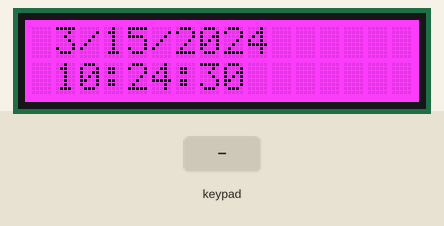
A sketch run on a simulated Arduino Leonardo, built with avr-gcc and run on an emulated ATmega32U4. On the bench: 16×2 character LCD. The test bench sets the inputs (shaded band). The local clock reads 2024-03-15 10:24:30 at power-on unless the sketch sets it; what the sketch prints to the serial monitor is not drawn.

Above: at 1.2 s.
1.3 s: key 'U' pressed
At 3.5 s:
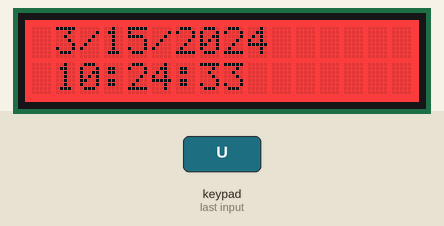
7.6 s: key 'D' pressed
At 10.3 s:
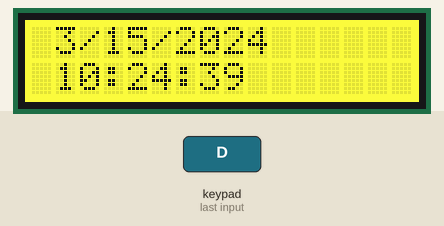
13.7 s: key 'L' pressed
At 15.9 s:
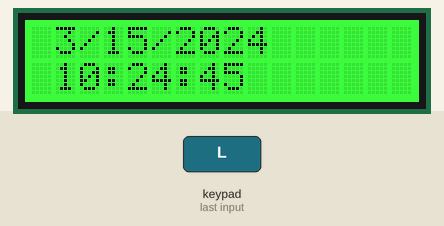
19.7 s: key 'R' pressed
At 22.8 s:
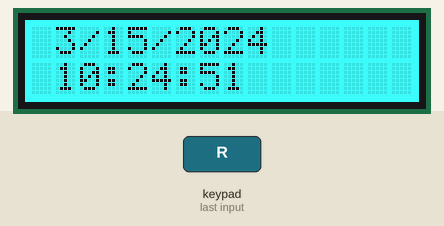
Timing chart, 0 to 24.3 s (numbered marks = the images above; inputs shaded):
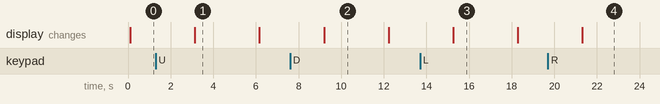

Measured:
- after the input at 1.3 s, the display: changes after 1.8 s (image 1)
- after the input at 7.6 s, the display: changes after 1.6 s (image 2)
- after the input at 13.7 s, the display: changes after 1.6 s (image 3)
- after the input at 19.7 s, the display: changes after 1.6 s (image 4)
- what the display in image 1 shows lasts 3.1 s, from 3.1 s to 6.2 s

The sketch:

lcd_rtc_test.ino
```cpp
// Date and time functions using a DS1307 RTC connected via I2C and Wire lib
#include <Wire.h>
#include "RTClib.h"
#include <Adafruit_RGBLCDShield.h>
#include <utility/Adafruit_MCP23017.h>

Adafruit_RGBLCDShield lcd = Adafruit_RGBLCDShield();

// These #defines make it easy to set the backlight color
#define RED 0x1
#define YELLOW 0x3
#define GREEN 0x2
#define TEAL 0x6
#define BLUE 0x4
#define VIOLET 0x5
#define WHITE 0x7

RTC_DS1307 rtc;

char daysOfTheWeek[7][12] = {"Sunday", "Monday", "Tuesday", "Wednesday", "Thursday", "Friday", "Saturday"};

void setup ()
{
  while (!Serial); // for Leonardo/Micro/Zero

  Serial.begin(57600);
  if (! rtc.begin()) {
    Serial.println("Couldn't find RTC");
    while (1);
  }

  if (! rtc.isrunning()) {
    Serial.println("RTC is NOT running!");
    // following line sets the RTC to the date & time this sketch was compiled
    //rtc.adjust(DateTime(F(__DATE__), F(__TIME__)));
    // This line sets the RTC with an explicit date & time, for example to set
    // January 21, 2014 at 3am you would call:
    // rtc.adjust(DateTime(2014, 1, 21, 3, 0, 0));
  }
  lcd.begin(16, 2);
  lcd.setBacklight(VIOLET);
}

uint8_t i=0;
void loop ()
{
  DateTime now = rtc.now();

  Serial.print(now.year(), DEC);
  Serial.print('/');
  Serial.print(now.month(), DEC);
  Serial.print('/');
  Serial.print(now.day(), DEC);
  Serial.print(" (");
  Serial.print(daysOfTheWeek[now.dayOfTheWeek()]);
  Serial.print(") ");
  Serial.print(now.hour(), DEC);
  Serial.print(':');
  Serial.print(now.minute(), DEC);
  Serial.print(':');
  Serial.print(now.second(), DEC);
  Serial.println();

  Serial.print(" since midnight 1/1/1970 = ");
  Serial.print(now.unixtime());
  Serial.print("s = ");
  Serial.print(now.unixtime() / 86400L);
  Serial.println("d");

  // calculate a date which is 7 days and 30 seconds into the future
  DateTime future (now + TimeSpan(7,12,30,6));

  Serial.print(" now + 7d + 30s: ");
  Serial.print(future.year(), DEC);
  Serial.print('/');
  Serial.print(future.month(), DEC);
  Serial.print('/');
  Serial.print(future.day(), DEC);
  Serial.print(' ');
  Serial.print(future.hour(), DEC);
  Serial.print(':');
  Serial.print(future.minute(), DEC);
  Serial.print(':');
  Serial.print(future.second(), DEC);
  Serial.println();

  Serial.println();

  lcd.clear();
  lcd.setCursor(1,0);
  lcd.print(now.month());
  lcd.print('/');
  lcd.print(now.day());
  lcd.print('/');
  lcd.print(now.year());
  lcd.setCursor(1,1);
  lcd.print(now.hour());
  lcd.print(':');
  lcd.print(now.minute());
  lcd.print(':');
  lcd.print(now.second());


  uint8_t buttons = lcd.readButtons();

  if (buttons)
  {
    if (buttons & BUTTON_UP)
    {
      lcd.setBacklight(RED);
    }
    if (buttons & BUTTON_DOWN)
    {
      lcd.setBacklight(YELLOW);
    }
    if (buttons & BUTTON_LEFT)
    {
      lcd.setBacklight(GREEN);
    }
    if (buttons & BUTTON_RIGHT)
    {
      lcd.setBacklight(TEAL);
    }
    if (buttons & BUTTON_SELECT)
    {
      lcd.setBacklight(VIOLET);
    }
  }

  delay(3000);
}
```
